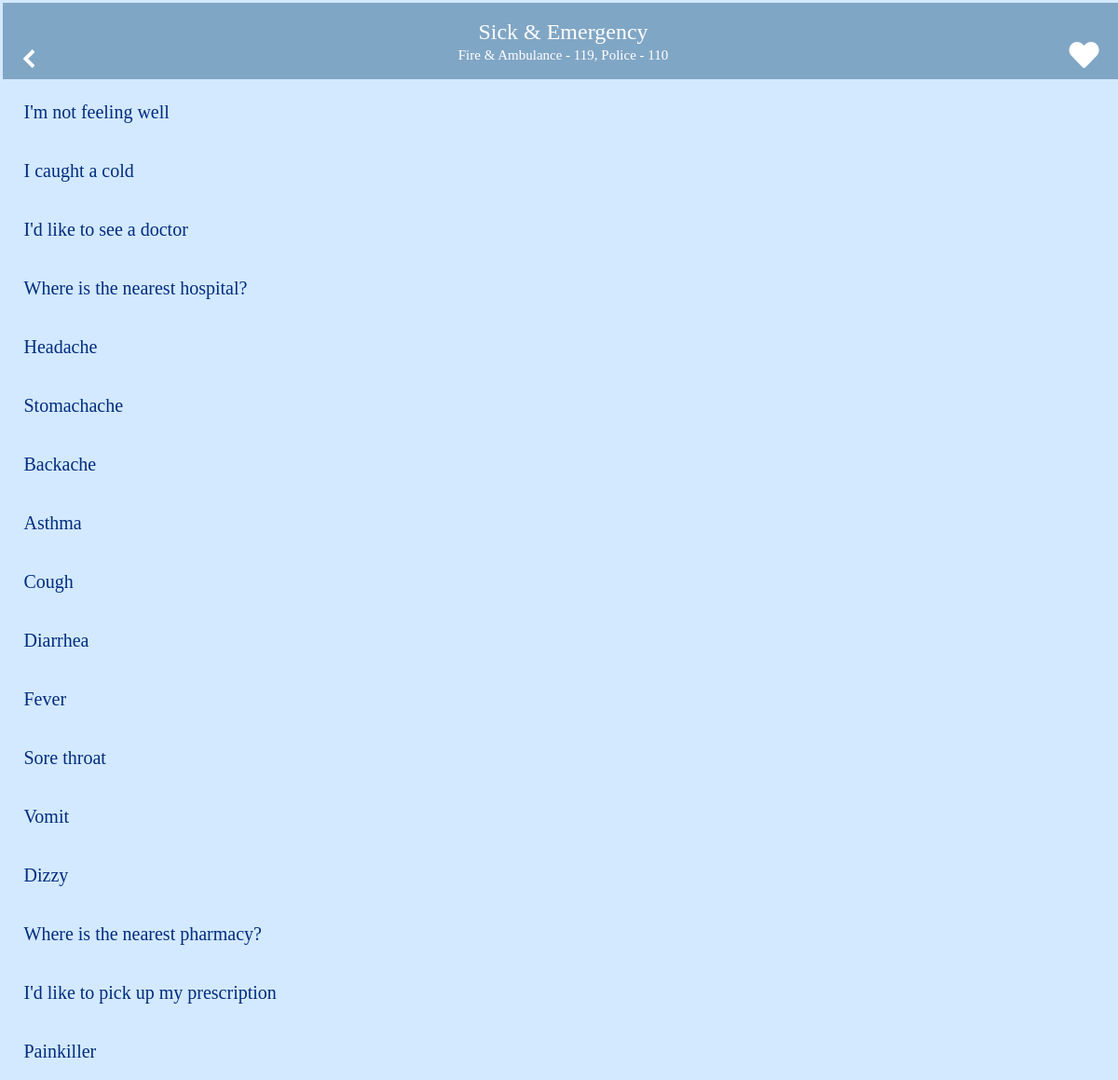
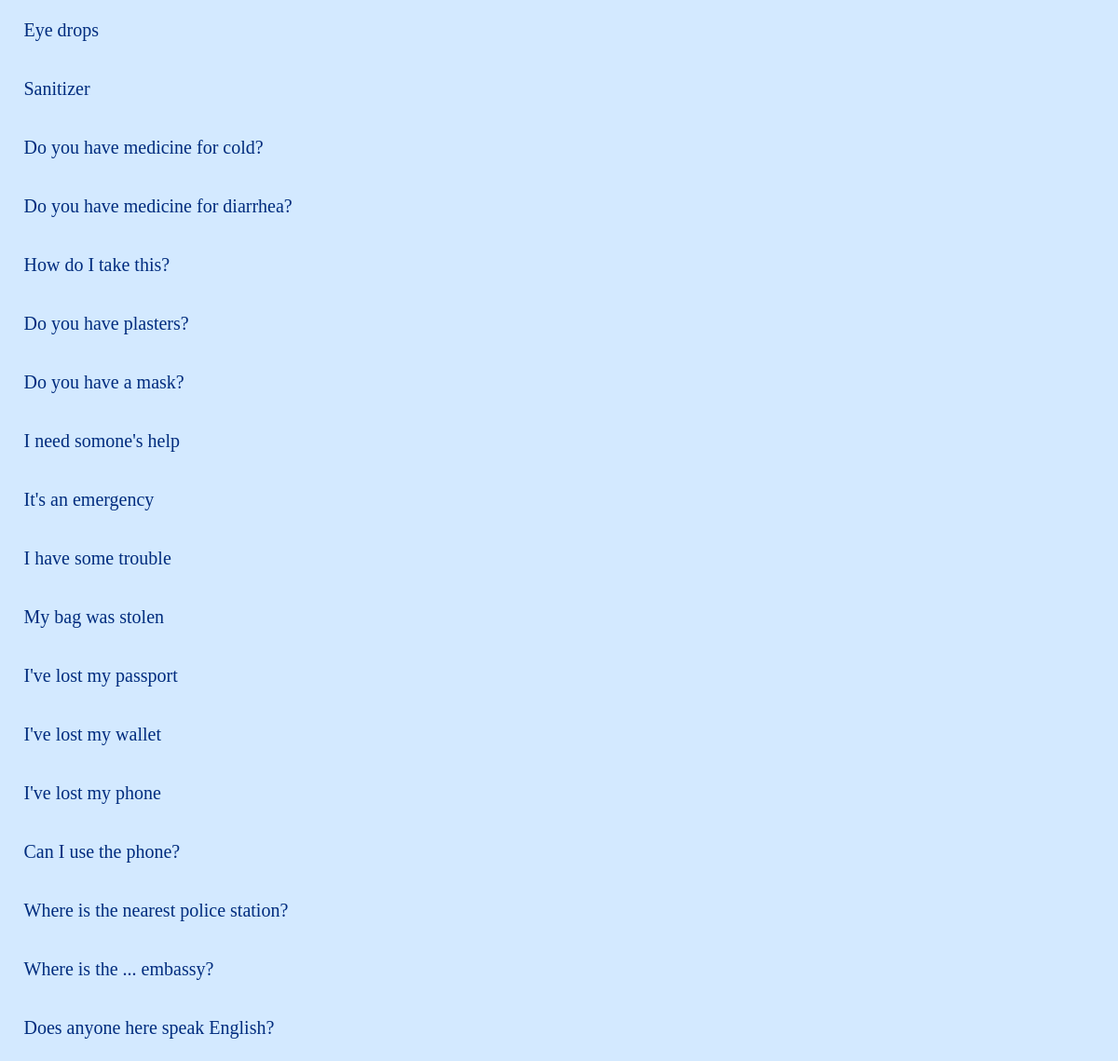
/scene_6, run on the app's committed database (2 pictures, top to bottom).
### tables this page shows
CREATE TABLE "sick_emergency" (
	"id"	INTEGER,
	"english"	TEXT,
	"japanese"	TEXT,
	"pronunciation"	TEXT,
	PRIMARY KEY("id" AUTOINCREMENT)
);

### app.py (the view)
@app.route("/scene_6")
def scene_6():
    conn = sqlite3.connect("scene_words.db")
    c = conn.cursor()
    word_info = []
    c.execute(
        'SELECT id, english, japanese, pronunciation from sick_emergency ORDER BY id')
    for row in c.fetchall():
        word_info.append(
            {"id": row[0], "english": row[1], "japanese": row[2], "pronunciation": row[3]})
    c.close()
    print(word_info)
    return render_template("scene_6.html", html_word_info=word_info)

### templates/scene_6.html (shortened to what this page needs)
{% extends 'scene_base.html' %} {% block content %}
<body>
  <header>
    <div class="header_container">
      <div class="title1">
        <h3 class="title_exception">Sick & Emergency</h3>
        <p class="sub_title">Fire & Ambulance - 119, Police - 110</p>
      </div>
      <div class="title2">
        <div class="like">
        <a href="/bookmark"><i id="like_icon" class="fas fa-heart fa-2x"></i></a>
        </div>
      </div>
      <div class="title3">
        <div class="back_icon">
          <a href="/"><img src="/static/img/back1.png"></a>
        </div>
      </div>
    </div>
  </header>
  <article>
    {% for item in html_word_info %}
    <ul class="menu">
      <li class="menu__item">
        <a class="menu__item__link js-menu__item__link" href="">{{item["english"]}}</a>
      </li>
    </ul>
    {% endfor %}
  </article>
</body>
{% endblock %}

### static/style_scene.css (style rules this page uses)
html, body, div, span, applet, object, iframe, h1, h2, h3, h4, h5, h6, p, blockquote, pre, a, abbr, acronym, address, big, cite, code, del, dfn, em, img, ins, kbd, q, s, samp, small, strike, strong, sub, sup, tt, var, b, u, i, center, dl, dt, dd, ol, ul, li, fieldset, form, label, legend, table, caption, tbody, tfoot, thead, tr, th, td, article, aside, canvas, details, embed, figure, figcaption, footer, header, hgroup, menu, nav, output, ruby, section, summary, time, mark, audio, video { margin: 0; padding: 1.5px; border: 0; font-size: 100%; font: inherit; vertical-align: baseline; }
article, aside, details, figcaption, figure, footer, header, hgroup, menu, nav, section { display: block; }
body { line-height: 1; }
ol, ul { list-style: none; }
html { overflow-y: scroll; }
header { background-color: #80A6C5; width: 100%; position: fixed; z-index: 99; text-align: center; }
header h3 { color: white; font-size: 24px; padding-top: 20px; }
article { margin-top: 84px; }
.back_icon { color: #fff; position: fixed; top: 50px; left: 16px; }
.back_icon a img { height: 20px; width: 20px; }
.menu__item { background: #d3e9ff; color: white; cursor: pointer; display: block; margin-bottom: 1px; position: relative; border-bottom-color: #22669e; }
.menu__item__link { color: rgb(0, 44, 126); display: block; padding: 18px; font-size: 20px; text-decoration: none; }
p { padding: 5px; }
h3.title_exception { padding-top: 14px; font-size: 24px; color: white; }
p.sub_title { padding: 5px; color: white; font-size: 15px; }
.like { color: #fff; position: fixed; top: 40px; right: 16px; }
#like_icon { color: #fff; }
body { background-color: #d3e9ff; }
.header_container { display: flex; height: 76px; justify-content: space-around; }
.title1 { order: 2; }
.title2 { order: 3; }

### data on the page
sick_emergency: english "I'm not feeling well"
sick_emergency: english "I caught a cold"
sick_emergency: english "I'd like to see a doctor"
sick_emergency: english "Where is the nearest hospital?"
sick_emergency: english "Headache"
sick_emergency: english "Stomachache"
sick_emergency: english "Backache"
sick_emergency: english "Asthma"
sick_emergency: english "Cough"
sick_emergency: english "Diarrhea"
sick_emergency: english "Fever"
sick_emergency: english "Sore throat"
sick_emergency: english "Vomit"
sick_emergency: english "Dizzy"
sick_emergency: english "Where is the nearest pharmacy?"
sick_emergency: english "I'd like to pick up my prescription"
sick_emergency: english "Painkiller"
sick_emergency: english "Eye drops"
sick_emergency: english "Sanitizer"
sick_emergency: english "Do you have medicine for cold?"
sick_emergency: english "Do you have medicine for diarrhea?"
sick_emergency: english "How do I take this?"
sick_emergency: english "Do you have plasters?"
sick_emergency: english "Do you have a mask?"
sick_emergency: english "I need somone's help"
sick_emergency: english "It's an emergency"
sick_emergency: english "I have some trouble"
sick_emergency: english "My bag was stolen"
sick_emergency: english "I've lost my passport"
sick_emergency: english "I've lost my wallet"
sick_emergency: english "I've lost my phone"
sick_emergency: english "Can I use the phone?"
sick_emergency: english "Where is the nearest police station?"
sick_emergency: english "Where is the ... embassy?"
sick_emergency: english "Does anyone here speak English?"
